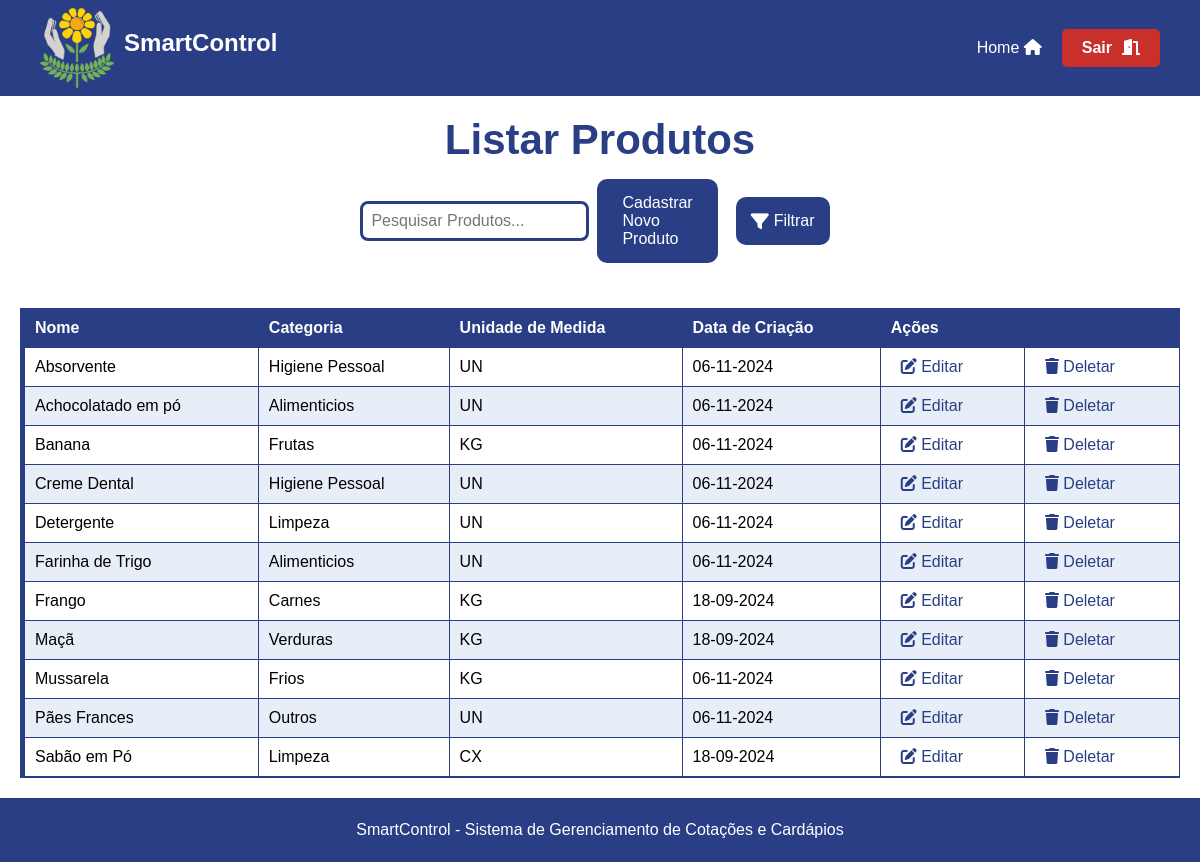
Page /assets/view/pages/produto/listarProduto/listarProduto.php (signed in) on the committed database.
### tables this page shows
CREATE TABLE `produtos` (
  `id` int(11) NOT NULL,
  `nome` varchar(100) NOT NULL,
  `categoria` varchar(100) DEFAULT NULL,
  `unidade_medida` enum('CX','UN','KG','MC','SC','BDJ','CBÇ') NOT NULL,
  `data_criacao` timestamp NOT NULL DEFAULT current_timestamp()
);

### assets/model/Usuario.php (called while the page is built, shortened)
<?php
abstract class Usuario {
    protected $tipo_usuario;
    public function getTipoUsuario() {
        return $this->tipo_usuario;
    }
}
?>

### assets/model/pdo/DataBase.php (called while the page is built, shortened)
<?php
class Database {
    private $host = 'localhost';
    private $dbname = 'sistema_apae';
    private $username = 'root';
    private $password = '';
    public $conn;
    public function __construct()
    {
        try {
            $this->conn = new PDO("mysql:host=$this->host;dbname=$this->dbname", $this->username, $this->password);
            $this->conn->setAttribute(PDO::ATTR_ERRMODE, PDO::ERRMODE_EXCEPTION);
        } catch (PDOException $exception) {
            echo "Erro na conexão: " . $exception->getMessage();
        }
    }
    public function read($table, $columns = "*", $id = null, $where = null) {
        $sql = "SELECT $columns FROM $table";
        try {
            $stmt = $this->conn->prepare($sql);
            $stmt->execute();
            return $stmt->fetchAll(PDO::FETCH_ASSOC);
        } catch (PDOException $exception) {
            echo "Erro ao ler: " . $exception->getMessage();
            return false;
        }
    }
}
?>

### assets/controller/userController.php (called while the page is built, shortened)
<?php
require_once __DIR__ . '/../model/Usuario.php';
require_once __DIR__ . '/../model/pdo/DataBase.php';
class ControladorUsuarios
{
    private $banco;
    public function __construct() {
        $this->banco = new DataBase;
    }
    public function obterPermissoes($tipo_usuario) {
        $conn = $this->banco->conn;
        $sql = "SELECT * FROM permissoes WHERE tipo_usuario = :tipo_usuario";
        $stmt = $conn->prepare($sql);
        $stmt->bindParam(":tipo_usuario", $tipo_usuario);
        $stmt->execute();
        $permissoes = $stmt->fetch(PDO::FETCH_ASSOC);
        return $permissoes;
    }
}
?>

### assets/model/utils.php (called while the page is built)
<?php
require_once __DIR__ . "/../controller/userController.php";
function verificarPermissao($tipo_usuario, $acao) {
    $controler = new ControladorUsuarios();
    $permissoes = $controler->obterPermissoes($tipo_usuario);
    return isset($permissoes[$acao]) && $permissoes[$acao] == 1;
}
?>

### assets/controller/produtoController.php (called while the page is built, shortened)
<?php
require_once __DIR__ . '/../model/pdo/DataBase.php';
require_once __DIR__ .'/../model/Produto.php';
class ControladorProdutos{
    private $bd;
    public function __construct() {
        $this->bd = new Database();
    }
    public function verProdutos(){
        $todosProdutos = $this->bd->read("produtos");
        $arr = [];
        foreach($todosProdutos as $produto){
            $novoProduto = new Produto($produto['id'], $produto['nome'], $produto['categoria'], $produto['unidade_medida'], $produto['data_criacao']);
            $arr[] = $novoProduto;
        }
        return $arr;
    }
}
?>

### assets/model/Produto.php (called while the page is built, shortened)
<?php
class Produto {
    private $id;
    private $nome;
    private $categoria;
    private $un;
    private $dt_criacao;
    public function __construct($id, $nome, $categoria, $un, $dt_criacao) {
        $this->id = $id;
        $this->nome = $nome;
        $this->categoria = $categoria;
        $this->un = $un;
        $this->dt_criacao = $dt_criacao;
    }
    public function getId() {
        return $this->id;
    }
    public function getNome() {
        return $this->nome;
    }
    public function getCategoria() {
        return $this->categoria;
    }
    public function getUn() {
        return $this->un;
    }
    public function getDtCriacao() {
        return $this->dt_criacao;
    }
}
?>

### assets/view/pages/produto/listarProduto/listarProduto.php (the view, shortened to what this page needs)
<?php
    require_once __DIR__ . "/../../../../controller/produtoController.php";
    require_once __DIR__ . "/../../../../controller/userController.php";
    require_once __DIR__ . "/../../../../controller/pageController.php";
    require_once __DIR__ . "/../../../../model/utils.php";
    $controler = new ControladorProdutos();
    $user = $_SESSION['user'];
    $tipo_usuario = $user->getTipoUsuario();
    $podeGerenciarProdutos = verificarPermissao($tipo_usuario, 'gerenciar_produtos');
?>
<!DOCTYPE html>
<html lang="pt-BR">
<head>
    <link rel="stylesheet" href="../../styles/ListarStyle.css">
    <link rel="stylesheet" href="https://cdnjs.cloudflare.com/ajax/libs/font-awesome/6.0.0-beta3/css/all.min.css">
</head>
<body>
<main>
    <h1>Listar Produtos</h1>
        <section class="search">
        <input type="text" id="search-input" name="search" placeholder="Pesquisar Produtos..." onkeyup="searchProducts()">
            <section class="add-product">
            <?php if ($podeGerenciarProdutos): ?>
                <a href="../cadastroProduto/cadProduto.php" class="add-product-btn">Cadastrar Novo Produto</a>
                <?php endif; ?>
            </section>
            <section class="filter">
            <button class="filter-btn" onclick="toggleFilterMenu()">
                <i class="fas fa-filter"></i> Filtrar
            </button>
        </section>
    </section>
    <table>
        <thead>
            <tr>
                <th>Nome</th>
                <th>Categoria</th>
                <th>Unidade de Medida</th>
                <th>Data de Criação</th>
                <?php if ($podeGerenciarProdutos): ?>
                <th colspan="2">Ações</th>
                <?php endif; ?>
            </tr>
        </thead>
        <tbody id="product-table-body">
            <?php
            $produtos = $controler->verProdutos();
            usort($produtos, function($a, $b) {
                return strcmp($a->getNome(), $b->getNome());
            });
            if ($produtos) {
                foreach ($produtos as $produto) {
                    $dataCriacao = date('d-m-Y', strtotime($produto->getDtCriacao()));
                    echo "<tr>";
                    echo "<td>{$produto->getNome()}</td>";
                    echo "<td>{$produto->getCategoria()}</td>";
                    echo "<td>{$produto->getUn()}</td>";
                    echo "<td>{$dataCriacao}</td>";
                    if ($podeGerenciarProdutos) {
                        echo "<td> <a href='../editarProduto/editProduto.php?id={$produto->getId()}'class='acao-editar'><i class='fas fa-edit'></i> Editar</a> </td>";
                        echo "<td> <a href='../deleteProduto/delProduto.php?id={$produto->getId()}'class='acao-deletar'><i class='fas fa-trash'></i> Deletar</a> </td>";
                    }
                    echo "</tr>";
                }
            } else {
                echo "<tr><td colspan='7'>Nenhum produto encontrado.</td></tr>";
            }
            ?>
        </tbody>
    </table>
</main>
</body>
</html>

### assets/view/pages/styles/ListarStyle.css (style rules this page uses)
h1 { width: 100%; color: var(--darkblue); text-align: center; margin-bottom: 10px; font-size: 42px; }
body { height: 100vh; }
main { display: flex; justify-content: center; align-items: center; flex-direction: column; padding: 20px; min-height: 80vh; }
table { width: 100%; border-collapse: collapse; margin: 20px; font-size: 18px; text-align: left; }
table thead tr { background-color: var(--darkblue); color: var(--white); text-align: left; font-weight: bold; border-left: 5px solid var(--darkblue); }
table th, table td { padding: 12px 15px; border: 1px solid var(--darkblue); }
table tbody tr { border-bottom: 1px solid var(--darkblue); border-left: 5px solid var(--darkblue); }
table tbody tr:nth-of-type(even) { background-color: var(--lightwhite); }
table tbody tr:last-of-type { border-bottom: 2px solid var(--darkblue); }
.search { width: 35%; display: flex; justify-content: center; align-items: center; flex-direction: row; padding: 5px; margin-bottom: 20px; gap: 8px; border-radius: 8px; }
#search-input { flex: 2; padding: 8px; font-size: 16px; border: 3px solid var(--darkblue); border-radius: 8px; max-width: 300px; box-sizing: border-box; }
.search button { margin: 10px; padding: 15px 15px; background: var(--darkblue); border-radius: 10px; color: var(--white); font-size: 16px; border: none; display: inline-flex; align-items: center; gap: 5px; transition: background 0.3s, transform 0.2s; }
.add-quote, .add-product, .add-user { display: flex; flex-direction: column; align-items: center; color: var(--white); justify-content: center; }
button { border: none; cursor: pointer; border-radius: 20px; padding: 0px 10px 0px 10px; background: var(--darkblue); text-align: center; color: var(--white); }
.add-quote-btn, .add-product-btn, .add-user-btn { padding: 15px 25px; font-size: 16px; background: var(--darkblue); color: var(--white); border: none; border-radius: 10px; cursor: pointer; transition: background-color 0.3s ease; text-decoration: none; display: inline-flex; align-items: center; gap: 5px; }
table tbody td a { padding: 5px 10px; border-radius: 4px; color: var(--darkblue); text-decoration: none; transition: background-color 0.3s ease; }
.filter { flex: 0.5; display: inline-block; position: relative; }
.filter-btn { background-color: var(--darkblue); color: var(--white); border: none; padding: 10px 15px; border-radius: 5px; cursor: pointer; font-size: 16px; display: flex; align-items: center; gap: 5px; }
.filter-btn i { font-size: 18px; }
table { width: 100%; border-collapse: collapse; margin: 0 auto; margin-top: 20px; font-size: 16px; text-align: left; }
table th, table td { padding: 10px; white-space: nowrap; }
table thead tr { background-color: var(--darkblue); color: var(--white); border-left: 5px solid var(--darkblue); }

### assets/view/pages/global.css (style rules this page uses)
* { margin: 0; padding: 0; box-sizing: border-box; font-family: 'Arial', sans-serif; }
:root { --yellow: #fbde04; --lightyellow: #f9e79f; --lightgray: #bebcaf; --orange: #fdb813; --darkblue: #2a3e85; --green: #65b560; --lightblue: #3e9bd4; --superlightblue: #d0e1f9; --red: #ff0000; --darkred: #c9302c; --white: #ffffff; --black: #000000; --darkgray: #333333; --lightwhite:#e8eef7; --superdarkblue: #324a89; --gray: #555555; }

### rows in the picture
produtos: nome "Absorvente", categoria "Higiene Pessoal", unidade_medida "UN", data_criacao "06-11-2024"
produtos: nome "Achocolatado em pó", categoria "Alimenticios", unidade_medida "UN", data_criacao "06-11-2024"
produtos: nome "Banana", categoria "Frutas", unidade_medida "KG", data_criacao "06-11-2024"
produtos: nome "Creme Dental", categoria "Higiene Pessoal", unidade_medida "UN", data_criacao "06-11-2024"
produtos: nome "Detergente", categoria "Limpeza", unidade_medida "UN", data_criacao "06-11-2024"
produtos: nome "Farinha de Trigo", categoria "Alimenticios", unidade_medida "UN", data_criacao "06-11-2024"
produtos: nome "Frango", categoria "Carnes", unidade_medida "KG", data_criacao "18-09-2024"
produtos: nome "Maçã", categoria "Verduras", unidade_medida "KG", data_criacao "18-09-2024"
produtos: nome "Mussarela", categoria "Frios", unidade_medida "KG", data_criacao "06-11-2024"
produtos: nome "Pães Frances", categoria "Outros", unidade_medida "UN", data_criacao "06-11-2024"
produtos: nome "Sabão em Pó", categoria "Limpeza", unidade_medida "CX", data_criacao "18-09-2024"
